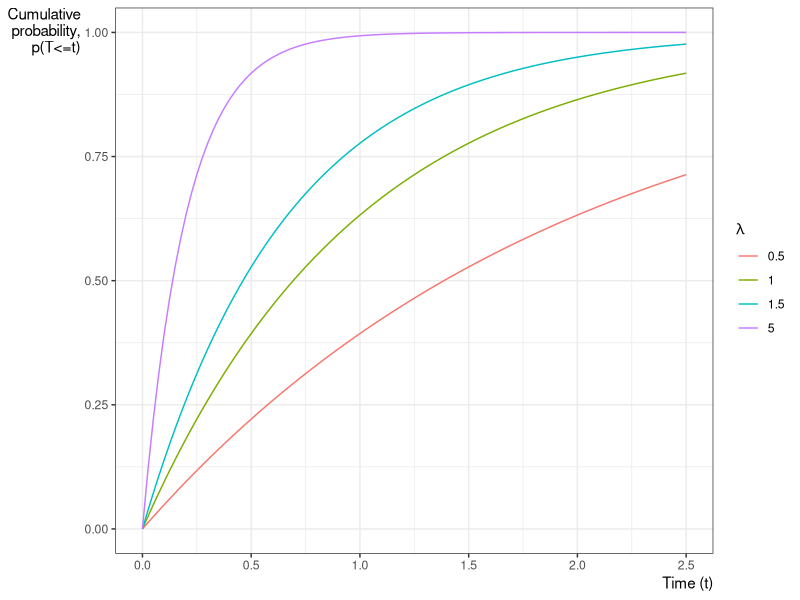

The R source for this figure:
## ---- chunk 1
library(ggplot2)
ggplot() +
  geom_function(
    aes(col = "0.5"),
    fun = \(x) pexp(x, rate = 0.5)
  ) +
  geom_function(
    aes(col = "1"),
    fun = \(x) pexp(x, rate = 1)
  ) +
  geom_function(
    aes(col = "1.5"),
    fun = \(x) pexp(x, rate = 1.5)
  ) +
  geom_function(
    aes(col = "5"),
    fun = \(x) pexp(x, rate = 5)
  ) +
  theme_bw() +
  ylab("Cumulative\nprobability,\np(T<=t)") +
  guides(col = guide_legend(title = expr(lambda))) +
  xlab("Time (t)") +
  xlim(0, 2.5) +
  theme(
    axis.title.x =
      element_text(
        angle = 0,
        vjust = 1,
        hjust = 1
      ),
    axis.title.y =
      element_text(
        angle = 0,
        vjust = 1,
        hjust = 1
      )
  )
